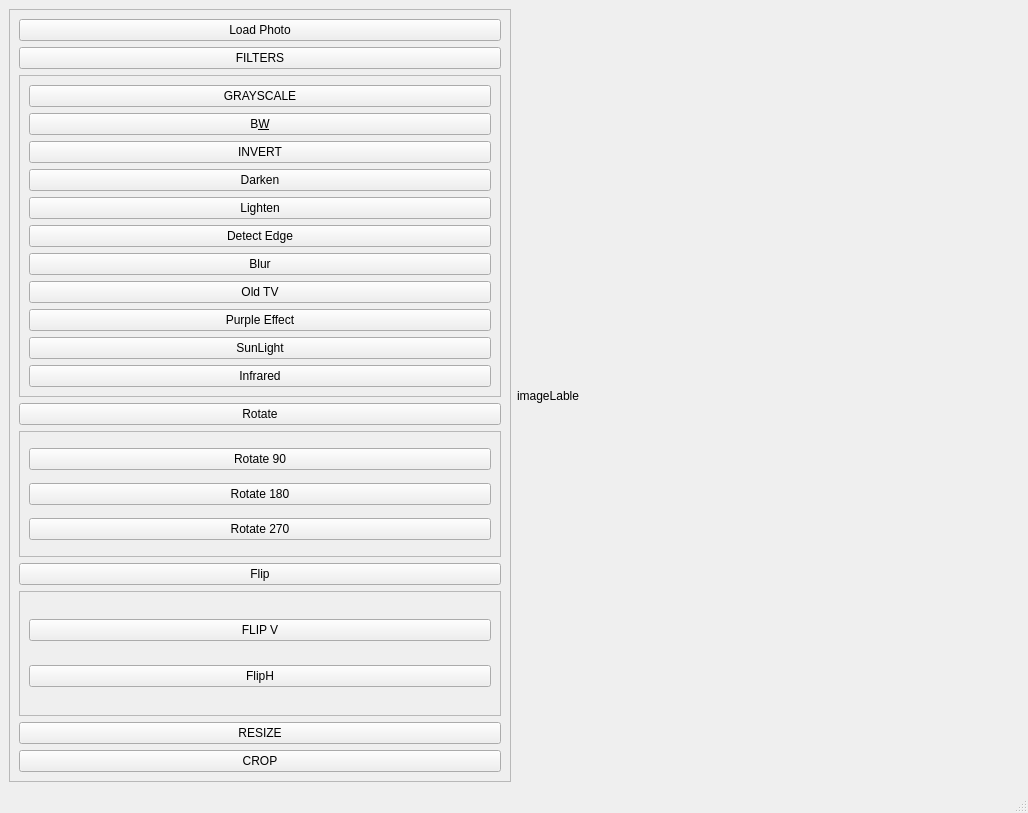
<?xml version="1.0" encoding="UTF-8"?>
<ui version="4.0">
 <class>MainWindow</class>
 <widget class="QMainWindow" name="MainWindow">
  <property name="geometry">
   <rect>
    <x>0</x>
    <y>0</y>
    <width>1028</width>
    <height>813</height>
   </rect>
  </property>
  <property name="windowTitle">
   <string>MainWindow</string>
  </property>
  <widget class="QWidget" name="centralwidget">
   <layout class="QHBoxLayout" name="horizontalLayout">
    <item>
     <widget class="QFrame" name="SideBar">
      <property name="frameShape">
       <enum>QFrame::Shape::StyledPanel</enum>
      </property>
      <property name="frameShadow">
       <enum>QFrame::Shadow::Raised</enum>
      </property>
      <layout class="QVBoxLayout" name="verticalLayout_2">
       <item>
        <widget class="QPushButton" name="LoadBtn">
         <property name="text">
          <string>Load Photo</string>
         </property>
        </widget>
       </item>
       <item>
        <widget class="QPushButton" name="FIlters">
         <property name="text">
          <string>FILTERS</string>
         </property>
        </widget>
       </item>
       <item>
        <widget class="QFrame" name="FILTERSMENU">
         <property name="frameShape">
          <enum>QFrame::Shape::StyledPanel</enum>
         </property>
         <property name="frameShadow">
          <enum>QFrame::Shadow::Raised</enum>
         </property>
         <layout class="QVBoxLayout" name="verticalLayout">
          <item>
           <widget class="QPushButton" name="GRAY">
            <property name="text">
             <string>GRAYSCALE</string>
            </property>
           </widget>
          </item>
          <item>
           <widget class="QPushButton" name="BW">
            <property name="text">
             <string>B&amp;W</string>
            </property>
           </widget>
          </item>
          <item>
           <widget class="QPushButton" name="INVERT">
            <property name="text">
             <string>INVERT</string>
            </property>
           </widget>
          </item>
          <item>
           <widget class="QPushButton" name="Darken">
            <property name="text">
             <string>Darken</string>
            </property>
           </widget>
          </item>
          <item>
           <widget class="QPushButton" name="Lighten">
            <property name="text">
             <string>Lighten</string>
            </property>
           </widget>
          </item>
          <item>
           <widget class="QPushButton" name="Detectedge">
            <property name="text">
             <string>Detect Edge</string>
            </property>
           </widget>
          </item>
          <item>
           <widget class="QPushButton" name="Blur">
            <property name="text">
             <string>Blur</string>
            </property>
           </widget>
          </item>
          <item>
           <widget class="QPushButton" name="OldTV">
            <property name="text">
             <string>Old TV</string>
            </property>
           </widget>
          </item>
          <item>
           <widget class="QPushButton" name="PuroleEffect">
            <property name="text">
             <string>Purple Effect</string>
            </property>
           </widget>
          </item>
          <item>
           <widget class="QPushButton" name="Sunlight">
            <property name="text">
             <string>SunLight</string>
            </property>
           </widget>
          </item>
          <item>
           <widget class="QPushButton" name="Infrared">
            <property name="text">
             <string>Infrared</string>
            </property>
           </widget>
          </item>
         </layout>
        </widget>
       </item>
       <item>
        <widget class="QPushButton" name="Rotate">
         <property name="text">
          <string>Rotate</string>
         </property>
        </widget>
       </item>
       <item>
        <widget class="QFrame" name="RotateMenu">
         <property name="frameShape">
          <enum>QFrame::Shape::StyledPanel</enum>
         </property>
         <property name="frameShadow">
          <enum>QFrame::Shadow::Raised</enum>
         </property>
         <layout class="QVBoxLayout" name="verticalLayout_3">
          <item>
           <widget class="QPushButton" name="Rotate90">
            <property name="text">
             <string>Rotate 90</string>
            </property>
           </widget>
          </item>
          <item>
           <widget class="QPushButton" name="Rotat180">
            <property name="text">
             <string>Rotate 180</string>
            </property>
           </widget>
          </item>
          <item>
           <widget class="QPushButton" name="Rotate270">
            <property name="text">
             <string>Rotate 270</string>
            </property>
           </widget>
          </item>
         </layout>
        </widget>
       </item>
       <item>
        <widget class="QPushButton" name="Flip">
         <property name="text">
          <string>Flip</string>
         </property>
        </widget>
       </item>
       <item>
        <widget class="QFrame" name="FlipMenu">
         <property name="frameShape">
          <enum>QFrame::Shape::StyledPanel</enum>
         </property>
         <property name="frameShadow">
          <enum>QFrame::Shadow::Raised</enum>
         </property>
         <layout class="QVBoxLayout" name="verticalLayout_4">
          <item>
           <widget class="QPushButton" name="FLIPV">
            <property name="text">
             <string>FLIP V</string>
            </property>
           </widget>
          </item>
          <item>
           <widget class="QPushButton" name="FlipH">
            <property name="text">
             <string>FlipH</string>
            </property>
           </widget>
          </item>
         </layout>
        </widget>
       </item>
       <item>
        <widget class="QPushButton" name="Resize">
         <property name="text">
          <string>RESIZE</string>
         </property>
        </widget>
       </item>
       <item>
        <widget class="QPushButton" name="Crop">
         <property name="text">
          <string>CROP</string>
         </property>
        </widget>
       </item>
      </layout>
     </widget>
    </item>
    <item>
     <widget class="QLabel" name="imageLable">
      <property name="text">
       <string>imageLable</string>
      </property>
     </widget>
    </item>
   </layout>
  </widget>
  <widget class="QMenuBar" name="menubar">
   <property name="geometry">
    <rect>
     <x>0</x>
     <y>0</y>
     <width>1028</width>
     <height>22</height>
    </rect>
   </property>
  </widget>
  <widget class="QStatusBar" name="statusbar"/>
 </widget>
 <resources/>
 <connections/>
</ui>
